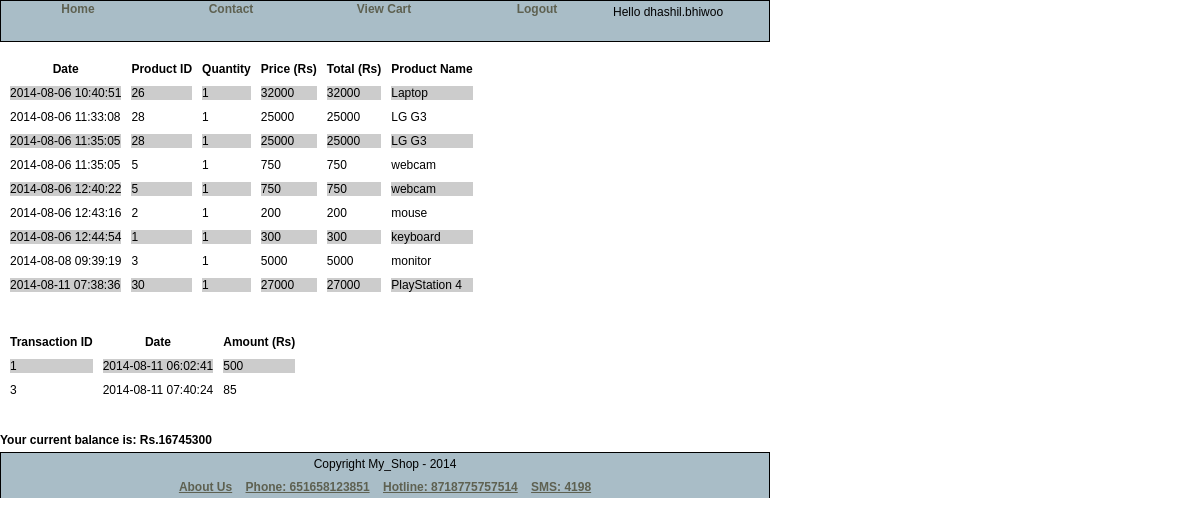
/view/my_transaction.php (signed in), run on the app's committed database.
### tables this page shows
CREATE TABLE IF NOT EXISTS `orders` (
  `order_id` int(11) NOT NULL AUTO_INCREMENT,
  `date` timestamp NOT NULL DEFAULT CURRENT_TIMESTAMP,
  `user_id` int(11) NOT NULL,
  `product_id` int(5) NOT NULL,
  `quantity` int(11) NOT NULL,
  `price` int(11) NOT NULL,
  `total` int(11) NOT NULL,
  `shipping_id` int(11) NOT NULL,
  PRIMARY KEY (`order_id`)
);

CREATE TABLE IF NOT EXISTS `product` (
  `product_id` int(5) NOT NULL AUTO_INCREMENT,
  `name` varchar(255) NOT NULL,
  `type` varchar(255) NOT NULL,
  `color` varchar(255) NOT NULL,
  `description` longtext NOT NULL,
  PRIMARY KEY (`product_id`)
);

CREATE TABLE IF NOT EXISTS `transaction` (
  `trans_id` int(11) NOT NULL AUTO_INCREMENT,
  `date` timestamp NOT NULL DEFAULT CURRENT_TIMESTAMP ON UPDATE CURRENT_TIMESTAMP,
  `user_id` int(11) NOT NULL,
  `amount` int(11) NOT NULL,
  PRIMARY KEY (`trans_id`)
);

CREATE TABLE IF NOT EXISTS `users_details` (
  `user_id` int(11) NOT NULL AUTO_INCREMENT,
  `credits` mediumint(8) unsigned NOT NULL DEFAULT '500',
  PRIMARY KEY (`user_id`)
);

### inc/get_sales_info.php (the view, shortened to what this page needs)
<?php
function get_sales_info($user_id)
{
    $queryOrder = "SELECT date, product_id, quantity, price, total FROM orders WHERE user_id= '$user_id'";
    $resultOrder = mysql_query($queryOrder) or die ("An error occurred");
    $num_rows = mysql_num_rows($resultOrder);
    if ($num_rows > 0)
    {
?>
        <table cellspacing="10" cellpadding="3" id="oddEven">
            <tr>
                <th> Date </th>
                <th> Product ID </th>
                <th> Quantity </th>
                <th> Price (Rs) </th>
                <th> Total (Rs) </th>
                <th> Product Name </th>
            </tr>
<?php
    while($my_order = mysql_fetch_assoc($resultOrder))
    {
        echo "<tr>";
        foreach($my_order as $key => $value)
        {
            echo "<td>" .$value. "</td>";
        }
        $product_id = $my_order['product_id'];
        $queryName = sprintf("SELECT name FROM product WHERE product_id= %d", $product_id);
        $resultName = mysql_query($queryName) or die ("An error occurred");
        while($my_product_detail = mysql_fetch_assoc($resultName))
        {
            foreach($my_product_detail as $key => $value)
            {
                echo "<td>" .$value. "</td>";
            }
            echo "</tr>";
        }
    }
    echo "</table><br/>";
    }
    else
    {
        echo "<p>No order placed till now</p>";
    }
}
?>

### inc/header.php (shortened to what this page needs)
<html>
    <head>
		<link rel="stylesheet" type="text/css" href="../css/styles.css" />
        <link rel="stylesheet" type="text/css" href="../css/lightbox.css" />
    </head>
    <body>
    <?php
    $user = $_SESSION['email'];
	$user = explode('@',$user);
    ?>
        <ul id="menu">
		    <li><a href="../view/user.php">Home</a></li>

### view/my_transaction.php (shortened to what this page needs)
<?php
require ("../inc/get_sales_info.php");
require ("../inc/get_my_transaction.php");
include ("../inc/header.php");
$user_id=$_SESSION['user_id'];
if(isset($_SESSION['email']))
{
    echo"   <li><a href='contact.php'>Contact</a></li>
		    <li>Hello " .$user[0]. "</li>
            <li><a href='cart.php'>View Cart</a></li>
		    <li><a href='logout.php'>Logout</a></li>
		</ul>";
}
else
{
    $urlLogin = "login.html";
    echo "<script>alert('Please login to access admin panel!');</script>";
	echo "<script>location.href='" .$urlLogin. "'</script>";
}
get_sales_info($user_id);
get_my_transaction($user_id);
include ("../inc/footer.php");
?>

### inc/get_my_transaction.php (shortened to what this page needs)
<?php
function get_my_transaction($user_id)
{
    $queryTrans = "SELECT trans_id, date, amount FROM transaction WHERE user_id= '$user_id'";
    $resultTrans = mysql_query($queryTrans) or die ("An error occurred");
    $num_rows = mysql_num_rows($resultTrans);
    if ($num_rows > 0)
    {
?>
        <table cellspacing="10" cellpadding="3" id="oddEven">
            <tr>
                <th> Transaction ID </th>
                <th> Date </th>
                <th> Amount (Rs) </th>
            </tr>
<?php
        while($my_transaction = mysql_fetch_assoc($resultTrans))
        {
            echo "<tr>";
            foreach($my_transaction as $key => $value)
            {
                echo "<td>" .$value. "</td>";
            }
            echo "</tr>";
        }
        echo "</table><br/>";
    }
    else
    {
        echo "<p>No transaction recorded yet</p>";
    }
    $queryBalance = mysql_fetch_assoc(mysql_query("SELECT credits FROM users_details WHERE user_id='$user_id'"));
    echo "<b>Your current balance is: Rs." .$queryBalance['credits'] ."</b>";
}
?>

### inc/footer.php
    <div id="footer">
	    Copyright My_Shop - 2014
        <ul id="footerNav">
            <li><a href="#">About Us</a><li>
            <li><a href="#">Phone: 651658123851</a><li>
            <li><a href="#">Hotline: 8718775757514</a><li>
            <li><a href="#">SMS: 4198</a><li>
        </ul>
	</div>
	</body>
</html>

### css/styles.css (style rules this page uses)
* { margin:0; padding:0; }
html { padding: 0; margin-left:0; }
body { font: 75% georgia, sans-serif; line-height: 1.88889; color: black; margin-left: auto; margin-right:auto; }
#oddEven tr:nth-child(even) { background: #CCC; }
#oddEven tr:nth-child(odd) { background: #FFF; }
#oddEven { font: 12px arial, sans-serif; }
a:link { font: bold 12px arial, sans-serif; color: #5e6151; text-decoration: underline; }
#menu a:link { text-decoration: none; text-align: center; display: block; width: 150px; float: left; border: 1px solid #A9BDC7; margin-left: 1px; }
#menu { margin: 0px; padding: 0px; width: 768px; height: 40px; list-style-type: none; margin-bottom: 10px; background-color: #A9BDC7; border: 1px solid black; }
#menu li { display: inline; }
#header, #footer { width: 768px; background-color: #A9BDC7; border: 1px solid #000000; border-bottom-width: 0px; text-align: center; }
#footerNav { margin: 0px; padding: 0px; list-style-type: none; }
#footerNav li { display: inline; margin-left:5px; }

### data on the page
orders: date "2014-08-06 10:40:51", product "26", quantity "1", price "32000", total "32000"
product: name "Laptop"
orders: date "2014-08-06 11:33:08", product "28", quantity "1", price "25000", total "25000"
product: name "LG G3"
orders: date "2014-08-06 11:35:05", product "28", quantity "1", price "25000", total "25000"
orders: date "2014-08-06 11:35:05", product "5", quantity "1", price "750", total "750"
product: name "webcam"
orders: date "2014-08-06 12:40:22", product "5", quantity "1", price "750", total "750"
orders: date "2014-08-06 12:43:16", product "2", quantity "1", price "200", total "200"
product: name "mouse"
orders: date "2014-08-06 12:44:54", product "1", quantity "1", price "300", total "300"
product: name "keyboard"
orders: date "2014-08-08 09:39:19", product "3", quantity "1", price "5000", total "5000"
product: name "monitor"
orders: date "2014-08-11 07:38:36", product "30", quantity "1", price "27000", total "27000"
product: name "PlayStation 4"
transaction: trans_id "1", date "2014-08-11 06:02:41", amount "500"
transaction: trans_id "3", date "2014-08-11 07:40:24", amount "85"
users_details: credits "16745300"

### other printed values
$user[0] "dhashil.bhiwoo"
